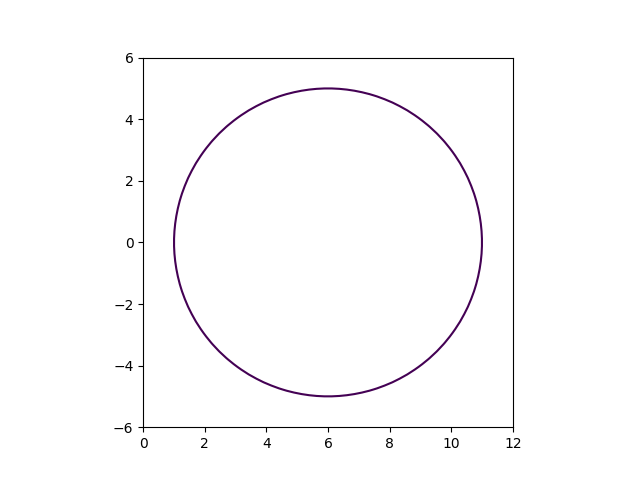

Generate this figure with Python:
import numpy as np
import matplotlib.pyplot as plt
r = 5
coeff = [1,-4,-12]
A = np.roots(coeff)
print(A)
x = np.linspace(0,12,50)
y = np.linspace(-6,6,50)
a,b = np.meshgrid(x,y)
c = (a-A[0])**2+b**2-(r**2)
#c1 = (a-A[1])**2+b**2-(r**2)
figure,axes = plt.subplots()
axes.contour(a,b,c,[0])
#axes.contour(a,b,c1,[0])------Circle with radius(-2,0)
axes.set_aspect('equal')
#plt.show()
plt.savefig('/root/ravi/FWC-1/Matrices/conic/conic.png')
